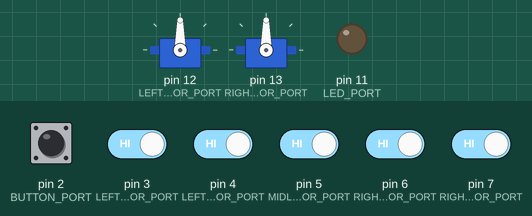
A sketch run on a simulated Arduino Uno, built with avr-gcc and run on an emulated ATmega328P. Parts: 2 × servo, output pins drawn as LEDs (lit = HIGH). Inputs (shaded band) come from the test bench; at power-on: pin 2 (BUTTON_PORT), pin 3 (LEFT_DIR_SENSOR_PORT), pin 4 (LEFT_LINE_SENSOR_PORT), pin 5 (MIDLE_LINE_SENSOR_PORT), pin 6 (RIGHT_LINE_SENSOR_PORT), pin 7 (RIGHT_DIR_SENSOR_PORT) HIGH. What the sketch prints to the serial monitor is not drawn.

Above: at 1.2 s.
1.3 s: pin 2 (BUTTON_PORT) pulled LOW for 0.15 s
At 1.9 s:
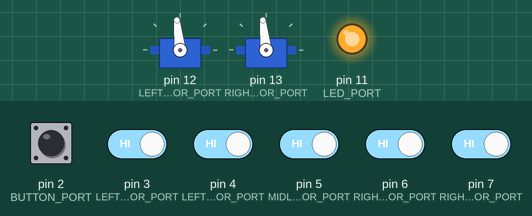
2.9 s: pin 3 (LEFT_DIR_SENSOR_PORT) driven LOW
4.4 s: pin 5 (MIDLE_LINE_SENSOR_PORT) driven LOW
At 5.4 s:
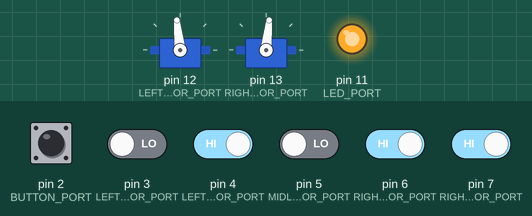
5.9 s: pin 4 (LEFT_LINE_SENSOR_PORT) driven LOW
At 6.7 s:
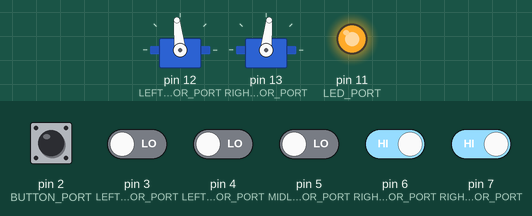
7.7 s: pin 2 (BUTTON_PORT) pulled LOW for 1 s
At 8.5 s:
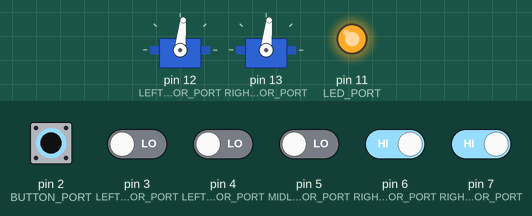
10.2 s: pin 2 (BUTTON_PORT) driven LOW and pin 3 (LEFT_DIR_SENSOR_PORT) driven HIGH
Timing chart, 0 to 12.7 s (numbered marks = the images above; inputs shaded):
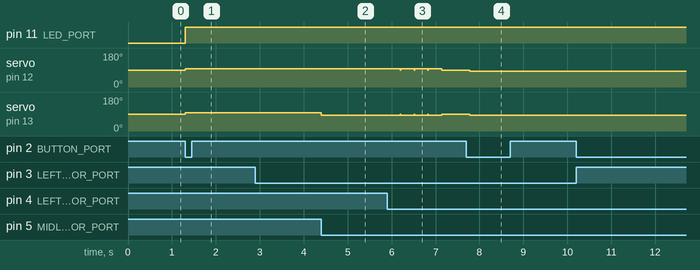

The sketch:

robot_dance.ino
```cpp
#include <Arduino.h>
#include "ctl_common.h"
#include "execution_task.h"
#include "Planner.h"

// Control
#define LED_PORT 11
#define BUTTON_PORT 2
// Mothors
#define LEFT_MOTOR_PORT 12
#define RIGHT_MOTOR_PORT 13
#define MAX_SPEED_PERCENT 33
// Sensors
#define LEFT_DIR_SENSOR_PORT 3
#define LEFT_LINE_SENSOR_PORT 4
#define MIDLE_LINE_SENSOR_PORT 5
#define RIGHT_LINE_SENSOR_PORT 6
#define RIGHT_DIR_SENSOR_PORT 7


enum state_t {
  waiting,
  starting,
  executing,
  go_home,
  going_home
};

static Motor left_motor, right_motor;
static state_t state, last_state;
static sensors_t sensors;
static ExecutionTask exe_task;

static bool button_pressed, already_pressed;

void setup() {
  // Contorl
  pinMode(BUTTON_PORT, INPUT_PULLUP);
  pinMode(LED_PORT, OUTPUT);
  Serial.begin(9600);

  // Motors
  left_motor.attach(LEFT_MOTOR_PORT, 500, 2500);
  left_motor.setDirection(true);
  right_motor.attach(RIGHT_MOTOR_PORT, 500, 2500);
  right_motor.setDirection(false);

  // Sensors
  pinMode(LEFT_DIR_SENSOR_PORT, INPUT);
  pinMode(LEFT_LINE_SENSOR_PORT, INPUT);
  pinMode(MIDLE_LINE_SENSOR_PORT, INPUT);
  pinMode(RIGHT_LINE_SENSOR_PORT, INPUT);
  pinMode(RIGHT_DIR_SENSOR_PORT, INPUT);

  state = waiting;
  button_pressed = false;

  // Loads the default plan - either from hardcoded string or a previously
  // saved plan stored in EEPROM.
  Planner::loadDefault();
  // Any plan can be explicitly loaded from string for debugging purposes.
  // Planner::loadFromString("<PLAN>");
}

void readButton() {
  bool pressed = !digitalRead(BUTTON_PORT);

  if (pressed && !already_pressed) {
    already_pressed = true;

    // Change state
    switch (state)
    {
    case waiting:
      state = starting;
      break;
    case executing:
      state = go_home;
      break;
    default:
      Serial.println("main: WARNING: button press in illegal state");
      break;
    }
  }
  if (!pressed)
    already_pressed = false;
}

void readSensors() {
  sensors.left_dir = !digitalRead(LEFT_DIR_SENSOR_PORT);
  sensors.left_line = !digitalRead(LEFT_LINE_SENSOR_PORT);
  sensors.midle_line = !digitalRead(MIDLE_LINE_SENSOR_PORT);
  sensors.right_line = !digitalRead(RIGHT_LINE_SENSOR_PORT);
  sensors.right_dir = !digitalRead(RIGHT_DIR_SENSOR_PORT);
}

void setLed(bool enabled) {
  digitalWrite(LED_PORT, enabled);
}

int freeRam() {
  extern int __heap_start, *__brkval;
  int v;
  return (int) &v - (__brkval == 0 ? (int) &__heap_start : (int) __brkval);
}

void loop() {
  readButton();
  readSensors();

  switch(state) {
    case waiting:
      setLed(false);
      Planner::processRemoteRequests();
      break;
    case starting:
      Serial.println("main: Starting");
      Serial.print("Free mem: ");
      Serial.println(freeRam());
      setLed(true);
      exe_task.start(Planner::getActivePlan());
      state = executing;
    case executing:
      exe_task.tick(sensors, left_motor, right_motor);
      break;
    case go_home:
      Serial.println("main: Going home");
      Serial.print("Free mem: ");
      Serial.println(freeRam());
      exe_task.goHome();
      state = going_home;
    case going_home:
      exe_task.tick(sensors, left_motor, right_motor);
      if(exe_task.isFinished()) {
        Serial.println("main: Waiting");
        state = waiting;
      }
      break;
    default:
      Serial.println("main: ERROR: state");
      break;
  }
}

/*
Robots stores up to X plans in its EEPROM. On startup the robot tries to load
its default plan = specified by the default slot. If its empty, it loads a plan
from hardcoded string. Otherwise it loads the plan saved at that default slot.
I.e. by default the robots always executes a non-empty plan.

The default slot can be changed to other numbers.

Robot remote commands before pressing the button:
  CX - clears EEPROM memory belonging to X-th slot.
  DX - sets slot X as the default slot.
  SX <plan> - Saves transmitted plan to slot X. Does NOT set this slot as
default. LX - Loads plan stored at slot X.

Hence a command is represented by two letters - {C,D,S,L} and a digit.
These letters must be the first two bytes of serial input, no leading or
intermediate whitespace is allowed.

After getting a new robot it is recommended to boot it up, clear all slots using
CX commands and set the default slot with DX, then perform a restart. Otherwise
the memory of X-th slot wil be interpretted as correct plan and fail if that
will not be the case.
  = If one gets unreasonable ParsingError on startup, this
is the reason.
  - If default slot is incorrect, no plan will be loaded and warning will be
printed.

EEPROM contents:
0     byte  - the default slot, [0,N=NumEEPROMSlots)
Nx4   bytes - EEPROMSlotInfo = slot's header with num of entries and starting
              RobotConfig.
Nx(Bx3)bytes- For each slot, block of B=MaxPlanLength CompPlanEntries.
*/
```

Plan.h
```cpp
#ifndef PLAN_HEADER
#define PLAN_HEADER

#include <ctype.h>
#include <stdint.h>

enum PlanEntry : uint8_t {
  Left,
  Go, // Go straight through one junction
  Right,
  Wait,
  Finished,
};
enum class Direction : char {
  EAST = 'E',
  NORTH = 'N',
  SOUTH = 'S',
  WEST = 'W',
};
struct RobotConfig {
  RobotConfig() : column(1), row(1), curr_dir(Direction::NORTH) {}
  uint8_t column, row;
  Direction curr_dir;
};

struct CompPlanEntry {
  uint16_t timePoint : 15;
  bool rowFirst : 1;
  uint8_t row : 4;
  uint8_t column : 4;
};
static_assert(
    sizeof(CompPlanEntry) == 3,
    "The program was designed with 3 bytes entries in mind. If changed, ensure "
    "that all structures will fit into both RAM and EEPROM.");

// An interface that can execute plans loaded via Planner class.
class Plan {
public:
  // Create an empty plan that is always finished and robot is always home.
  Plan();
  Plan(uint8_t num_entries, CompPlanEntry *entries, RobotConfig init_pos);
  // Returns next command that should be executed by the robot given the time
  // elapsed from the beginning.
  PlanEntry getNext(unsigned long miliTimeElapsed);
  // Returns next command that will eventually guide the robot to its initial
  // position.
  PlanEntry goHome();

private:
  // Returns next instruction that will eventually satisfy the passed command.
  // Returns Finished when that happens.
  PlanEntry getNextStep(const CompPlanEntry &cmd,
                        unsigned long miliTimeElapsed);
  // Returns the direction that the robot would like to face to complete the
  // passed command.
  Direction desired_dir(const CompPlanEntry &cmd);
  // If the robot wants to rotate in order to fulfill its command, it returns
  // either LEFT or RIGHT and rotates the current position. Otherwise it returns
  // Go but does not move the robot.
  PlanEntry rotate(Direction desired_dir);
  // Returns whether the robot wanted to and went straight.
  // It assumes that the robot tried to rotate and did not want to. I.e. rotate
  // returned Go.
  bool goStraight(const CompPlanEntry &cmd);

  CompPlanEntry *entries;
  uint8_t num_entries;
  RobotConfig curr_pos;
  uint8_t curr_entry_i;
  // ORDER DEPENDENT - must come after curr_pos.
  CompPlanEntry to_home_cmd;
  Direction home_orientation;
};

#endif
```

Plan.ino
```cpp
#include "Plan.h"
#include <ctype.h>

namespace {
Direction rotateLeft(Direction c) {
  switch (c) {
  case Direction::EAST:
    return Direction::NORTH;
  case Direction::NORTH:
    return Direction::WEST;
  case Direction::WEST:
    return Direction::SOUTH;
  case Direction::SOUTH:
    return Direction::EAST;
  }
}

Direction rotateRight(Direction c) {
  switch (c) {
  case Direction::EAST:
    return Direction::SOUTH;
  case Direction::NORTH:
    return Direction::EAST;
  case Direction::WEST:
    return Direction::NORTH;
  case Direction::SOUTH:
    return Direction::WEST;
  }
}

bool areOpposite(Direction dir1, Direction dir2) {
  return rotateLeft(rotateLeft(dir1)) == dir2;
}

// Creates a plan entry that directs the robot to its initial position.
CompPlanEntry to_home(RobotConfig init_pos) {
  CompPlanEntry entry;
  entry.column = init_pos.column;
  entry.row = init_pos.row;
  entry.rowFirst = true; // Prefer rows just because.
  entry.timePoint = 0;   // Never wait
  return entry;
}
} // namespace

Plan::Plan()
    : entries(nullptr), num_entries(0), curr_entry_i(0),
      to_home_cmd(to_home(curr_pos)), home_orientation(curr_pos.curr_dir) {}

Plan::Plan(uint8_t num_entries, CompPlanEntry *entries, RobotConfig init_pos)
    : entries(entries), num_entries(num_entries), curr_pos(init_pos),
      curr_entry_i(0), to_home_cmd(to_home(init_pos)),
      home_orientation(init_pos.curr_dir) {}

PlanEntry Plan::getNext(unsigned long miliTimeElapsed) {
  while (curr_entry_i < num_entries) {
    CompPlanEntry &curr_cmd = entries[curr_entry_i];
    PlanEntry next = getNextStep(curr_cmd, miliTimeElapsed);
    // Skips over finished commands ( e.g. if an instruction has been
    // duplicated).
    if (next != PlanEntry::Finished)
      return next;
    else
      ++curr_entry_i;
  }
  // We've completed the plan.
  return PlanEntry::Finished;
}

PlanEntry Plan::goHome() {

  auto next = getNextStep(to_home_cmd, 0);
  if (next == PlanEntry::Finished) {
    auto rot_cmd = rotate(home_orientation);
    if (rot_cmd != PlanEntry::Go)
      return rot_cmd;
    else
      return next;
  } else
    return next;
}

PlanEntry Plan::getNextStep(const CompPlanEntry &cmd,
                            unsigned long miliTimeElapsed) {
  uint16_t deciTimeElapsed = miliTimeElapsed / 100;
  Direction c_dir = curr_pos.curr_dir;

  // Try to rotate
  PlanEntry rot_cmd = rotate(desired_dir(cmd));
  if (rot_cmd != PlanEntry::Go)
    return rot_cmd;
  // Did not want to rotate, try to move.
  if (goStraight(cmd))
    return PlanEntry::Go;
  // Too early
  if (deciTimeElapsed < cmd.timePoint) {
    Serial.print("TIME:");
    Serial.print(deciTimeElapsed);
    Serial.print("; ");
    Serial.println(cmd.timePoint);

    return PlanEntry::Wait;
  }
  // The command is already finished, fetch a new one.
  return PlanEntry::Finished;
}

Direction Plan::desired_dir(const CompPlanEntry &cmd) {
  int col_delta = (int)cmd.column - curr_pos.column;
  int row_delta = (int)cmd.row - curr_pos.row;
  if (col_delta == row_delta && col_delta == 0)
    return curr_pos.curr_dir;

  Direction row_orient = row_delta > 0 ? Direction::NORTH : Direction::SOUTH;
  Direction col_orient = col_delta > 0 ? Direction::EAST : Direction::WEST;
  if (cmd.rowFirst)
    return row_delta != 0 ? row_orient : col_orient;
  else
    return col_delta != 0 ? col_orient : row_orient;
}

// Returns whether the robot rotated and if so, which way.
PlanEntry Plan::rotate(Direction d_dir) {
  using C = Direction;
  using P = PlanEntry;
  C c_dir = curr_pos.curr_dir;
  if (d_dir == c_dir)
    return PlanEntry::Go;

  if (areOpposite(c_dir, d_dir)) {
    bool on_inner_edge = curr_pos.row == 1 || curr_pos.column == 1;
    bool east_south = c_dir == C::EAST || c_dir == C::SOUTH;
    PlanEntry rot;
    switch (c_dir) {
    case C::NORTH:
      rot = curr_pos.column > 1 ? P::Left : P::Right;
      break;
    case C::EAST:
      rot = curr_pos.row > 1 ? P::Right : P::Left;
      break;
    case C::SOUTH:
      rot = curr_pos.column > 1 ? P::Right : P::Left;
      break;
    case C::WEST:
      rot = curr_pos.row > 1 ? P::Left : P::Right;
      break;
    }

    curr_pos.curr_dir =
        rot == P::Right ? rotateRight(c_dir) : rotateLeft(c_dir);

    return rot;
  } else {
    curr_pos.curr_dir = d_dir;
    return rotateRight(c_dir) == d_dir ? P::Right : P::Left;
  }
}

// Returns whether the robot went straight
bool Plan::goStraight(const CompPlanEntry &cmd) {
  if (curr_pos.row == cmd.row && curr_pos.column == cmd.column)
    return false;

  Direction c_dir = curr_pos.curr_dir;
  switch (c_dir) {
  case Direction::NORTH:
    curr_pos.row += 1;
    break;
  case Direction::SOUTH:
    curr_pos.row -= 1;
    break;
  case Direction::EAST:
    curr_pos.column += 1;
    break;
  case Direction::WEST:
    curr_pos.column -= 1;
    break;
  }
  return true;
}
```

Planner.h
```cpp
#ifndef PLAN_PARSER_HEADER
#define PLAN_PARSER_HEADER
// Only include one please, because of the static variables that should really
// be in .cpp files
#include <ctype.h>
#include <stdint.h>
#include <stdio.h>
#include <stdlib.h>

#include "Plan.h"

enum class ParseError {
  OK,
  InvalidOrient,
  InvalidCoords,
  InvalidTime,
  UnexpectedEnd,
  PlanTooLong
};

// Parses two-letter string into coordinates.
ParseError parseCoords(const char str[2], bool &col_first, uint8_t &row,
                       uint8_t &col);

// Parsers string of len 3: 'XYZ', X\in{1..9}, Y\in{A...I}, Z==CurrDir
ParseError parseCommand(const char str[2 + 5 + 1], CompPlanEntry &newEntry);

// Parse null terminated string of length max 8, str[0,1]==Coords,
// str[2+]==timepoint integer.
ParseError parseInitPos(const char *str, RobotConfig &initConfig);
// Parses one command from the input stream into the array.
// The cmd in the array has a format of: 'XY12345\0'
template <typename CharGetter>
ParseError preparseCmd(CharGetter &getter, char command_str[2 + 5 + 1]);

void printErrMsg(ParseError e);
// Consumes 3B*64 * 2 RAM = 384B, 1+4*5B+960B EEPROM
constexpr const static uint8_t MaxPlanLength = 64;
constexpr const static uint8_t NumEEPROMSlots = 5;
// Responsible for loading and saving plans.
class Planner {
public:
  // Loads the plan either from non-empty default EEPROM slot or from a backup string.
  static bool loadDefault();
  static bool loadFromString(const char *str);
  // Checks whether someones sent any remote commands and processes them if so.
  static bool processRemoteRequests();

  // The returned PLan is valid until the next loadXXX or processRemotecommands
  // methods are called.
  static Plan getActivePlan();

private:
  Planner() {}
  // Load a plan from the serial connection and sets it as active.
  static bool loadFromSerial();
  // Load a stored plan and sets it as active.
  static void loadFromEEPROM(int slot);
  // Saves the currently active plan to the chosen slot.
  static void saveToEEPROM(int slot);
  static void clearEEPROM(int slot);

  template <typename CharGetter> static ParseError load(CharGetter &getter);

  // Currently active plan loaded into the memory
  static CompPlanEntry active_entries[MaxPlanLength];
  // Scratch space for loading a new plan
  // Seems wastefull but it ensures that if the plan fails in the middle of
  // loading then the original plan is preserved.
  static CompPlanEntry loaded_entries[MaxPlanLength];
  static int num_active_entries;
  static RobotConfig active_init_config;
};

template <typename CharGetter>
ParseError preparseCmd(CharGetter &getter, char command_str[2 + 5 + 1]) {
  command_str[0] = getter.getNext();
  command_str[1] = getter.getNext();
  char t = tolower(getter.getNext());
  if (t == '\0')
    return ParseError::UnexpectedEnd;
  if (t != 't')
    return ParseError::InvalidCoords;

  // Read the time, only skip the first whitespace
  //  = between 'T' and the first digit
  // Time is missing
  if (getter.peek_next() == '\0')
    return ParseError::UnexpectedEnd;

  for (int i = 0; i < 6; ++i) {
    char last = getter.peek_next(false);
    // The number ended
    if (last == '\0' || isspace(last) || isalpha(last)) {
      command_str[2 + i] = '\0';
      break;
    } else if (i == 5) // Time won't fit into 16bits
      return ParseError::InvalidTime;
    else
      command_str[2 + i] = getter.getNext(false);
  }
  return ParseError::OK;
}

template <typename CharGetter> ParseError Planner::load(CharGetter &getter) {
  char init_pos[3];
  init_pos[0] = getter.getNext();
  init_pos[1] = getter.getNext();
  init_pos[2] = getter.getNext();
  if (init_pos[2] == '\0')
    return ParseError::UnexpectedEnd;

  RobotConfig new_init;
  ParseError err = parseInitPos(init_pos, new_init);
  if (err != ParseError::OK)
    return err;

  char new_cmd_str[2 + 5 + 1];
  // Parse commands
  int n = 0;
  for (; n < MaxPlanLength; ++n) {
    // Input ended
    if (getter.peek_next() == '\0') {
      break;
    }

    err = preparseCmd(getter, new_cmd_str);
    if (err != ParseError::OK)
      return err;
    err = parseCommand(new_cmd_str, loaded_entries[n]);
    if (err != ParseError::OK)
      return err;
  }
  if (getter.getNext() != '\0')
    return ParseError::PlanTooLong;

  // Plan loaded successfully -> set as active

  for (int i = 0; i < n; ++i)
    active_entries[i] = loaded_entries[i];
  num_active_entries = n;
  active_init_config = new_init;
  return ParseError::OK;
}
#endif
```

ctl_common.h
```cpp
#ifndef CTL_COMMON
#define CTL_COMMON

#include <Servo.h>

class Motor : public Servo {
  private:
    int _dir;
  public:
    void motor(void) {
      _dir = 1;
    }

    void go(int percentage) {
      writeMicroseconds(1500 + _dir * percentage * 2); // or so
    }

    void setDirection(bool there) {
      if (there)
        _dir = 1;
      else
        _dir = -1;
    }
};

struct sensors_t {
    bool left_dir;
    bool left_line;
    bool midle_line;
    bool right_line;
    bool right_dir;
};

#endif
```

Source omitted: Planner.ino (7858 bytes), execution_task.h (6586 bytes)

Measured:
- after the input at 1.3 s, pin 11 (LED_PORT): LOW → HIGH at once; servo on pin 12 (LEFT_MOTOR_PORT), servo on pin 13 (RIGHT_MOTOR_PORT): 90° → 96° at once
- after the input at 2.9 s, every drawn part: stays the same
- after the input at 4.4 s, servo on pin 13 (RIGHT_MOTOR_PORT): 96° → 84° at once
- after the input at 5.9 s, servo on pin 12 (LEFT_MOTOR_PORT): 96° → 90° after 1.2 s; servo on pin 13 (RIGHT_MOTOR_PORT): 84° → 90° after 1.2 s
- after the input at 7.7 s, servo on pin 12 (LEFT_MOTOR_PORT), servo on pin 13 (RIGHT_MOTOR_PORT): 90° → 84° after 0.08 s
- after the input at 10.2 s, every drawn part: stays the same
